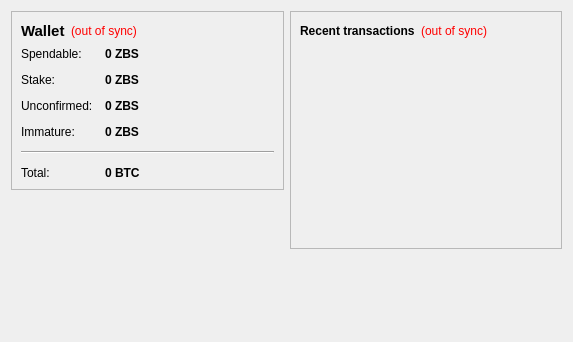
<?xml version="1.0" encoding="UTF-8"?>
<ui version="4.0">
 <class>OverviewPage</class>
 <widget class="QWidget" name="OverviewPage">
  <property name="geometry">
   <rect>
    <x>0</x>
    <y>0</y>
    <width>573</width>
    <height>342</height>
   </rect>
  </property>
  <property name="windowTitle">
   <string>Form</string>
  </property>
  <layout class="QHBoxLayout" name="horizontalLayout" stretch="1,1">
   <item>
    <layout class="QVBoxLayout" name="verticalLayout_2">
     <item>
      <widget class="QFrame" name="frame">
       <property name="frameShape">
        <enum>QFrame::StyledPanel</enum>
       </property>
       <property name="frameShadow">
        <enum>QFrame::Raised</enum>
       </property>
       <layout class="QVBoxLayout" name="verticalLayout_4">
        <item>
         <layout class="QHBoxLayout" name="horizontalLayout_4">
          <item>
           <widget class="QLabel" name="label_5">
            <property name="font">
             <font>
              <pointsize>11</pointsize>
              <weight>75</weight>
              <bold>true</bold>
             </font>
            </property>
            <property name="text">
             <string>Wallet</string>
            </property>
           </widget>
          </item>
          <item>
           <widget class="QLabel" name="labelWalletStatus">
            <property name="toolTip">
             <string>The displayed information may be out of date. Your wallet automatically synchronizes with the ZeroBankSystemsCoin network after a connection is established, but this process has not completed yet.</string>
            </property>
            <property name="styleSheet">
             <string notr="true">QLabel { color: red; }</string>
            </property>
            <property name="text">
             <string notr="true">(out of sync)</string>
            </property>
            <property name="alignment">
             <set>Qt::AlignLeading|Qt::AlignLeft|Qt::AlignVCenter</set>
            </property>
           </widget>
          </item>
          <item>
           <spacer name="horizontalSpacer_2">
            <property name="orientation">
             <enum>Qt::Horizontal</enum>
            </property>
            <property name="sizeHint" stdset="0">
             <size>
              <width>40</width>
              <height>20</height>
             </size>
            </property>
           </spacer>
          </item>
         </layout>
        </item>
        <item>
         <layout class="QFormLayout" name="formLayout_2">
          <property name="fieldGrowthPolicy">
           <enum>QFormLayout::AllNonFixedFieldsGrow</enum>
          </property>
          <property name="horizontalSpacing">
           <number>12</number>
          </property>
          <property name="verticalSpacing">
           <number>12</number>
          </property>
          <item row="0" column="0">
           <widget class="QLabel" name="label">
            <property name="text">
             <string>Spendable:</string>
            </property>
           </widget>
          </item>
          <item row="0" column="1">
           <widget class="QLabel" name="labelBalance">
            <property name="font">
             <font>
              <weight>75</weight>
              <bold>true</bold>
             </font>
            </property>
            <property name="cursor">
             <cursorShape>IBeamCursor</cursorShape>
            </property>
            <property name="toolTip">
             <string>Your current spendable balance</string>
            </property>
            <property name="text">
             <string notr="true">0 ZBS</string>
            </property>
            <property name="textInteractionFlags">
             <set>Qt::LinksAccessibleByMouse|Qt::TextSelectableByKeyboard|Qt::TextSelectableByMouse</set>
            </property>
           </widget>
          </item>
          <item row="1" column="0">
           <widget class="QLabel" name="label_6">
            <property name="text">
             <string>Stake:</string>
            </property>
           </widget>
          </item>
          <item row="1" column="1">
           <widget class="QLabel" name="labelStake">
            <property name="font">
             <font>
              <weight>75</weight>
              <bold>true</bold>
             </font>
            </property>
            <property name="cursor">
             <cursorShape>IBeamCursor</cursorShape>
            </property>
            <property name="toolTip">
             <string>Total of coins that was staked, and do not yet count toward the current balance</string>
            </property>
            <property name="text">
             <string notr="true">0 ZBS</string>
            </property>
            <property name="textInteractionFlags">
             <set>Qt::LinksAccessibleByMouse|Qt::TextSelectableByKeyboard|Qt::TextSelectableByMouse</set>
            </property>
           </widget>
          </item>
          <item row="2" column="0">
           <widget class="QLabel" name="label_3">
            <property name="text">
             <string>Unconfirmed:</string>
            </property>
           </widget>
          </item>
          <item row="2" column="1">
           <widget class="QLabel" name="labelUnconfirmed">
            <property name="font">
             <font>
              <weight>75</weight>
              <bold>true</bold>
             </font>
            </property>
            <property name="cursor">
             <cursorShape>IBeamCursor</cursorShape>
            </property>
            <property name="toolTip">
             <string>Total of transactions that have yet to be confirmed, and do not yet count toward the current balance</string>
            </property>
            <property name="text">
             <string notr="true">0 ZBS</string>
            </property>
            <property name="textInteractionFlags">
             <set>Qt::LinksAccessibleByMouse|Qt::TextSelectableByKeyboard|Qt::TextSelectableByMouse</set>
            </property>
           </widget>
          </item>
          <item row="3" column="0">
           <widget class="QLabel" name="labelImmatureText">
            <property name="text">
             <string>Immature:</string>
            </property>
           </widget>
          </item>
          <item row="3" column="1">
           <widget class="QLabel" name="labelImmature">
            <property name="font">
             <font>
              <weight>75</weight>
              <bold>true</bold>
             </font>
            </property>
            <property name="toolTip">
             <string>Mined balance that has not yet matured</string>
            </property>
            <property name="text">
             <string notr="true">0 ZBS</string>
            </property>
            <property name="textInteractionFlags">
             <set>Qt::LinksAccessibleByMouse|Qt::TextSelectableByKeyboard|Qt::TextSelectableByMouse</set>
            </property>
           </widget>
          </item>
          <item row="4" column="0" colspan="2">
           <widget class="Line" name="line">
            <property name="orientation">
             <enum>Qt::Horizontal</enum>
            </property>
           </widget>
          </item>
          <item row="5" column="0">
           <widget class="QLabel" name="labelTotalText">
            <property name="text">
             <string>Total:</string>
            </property>
           </widget>
          </item>
          <item row="5" column="1">
           <widget class="QLabel" name="labelTotal">
            <property name="font">
             <font>
              <weight>75</weight>
              <bold>true</bold>
             </font>
            </property>
            <property name="cursor">
             <cursorShape>IBeamCursor</cursorShape>
            </property>
            <property name="toolTip">
             <string>Your current total balance</string>
            </property>
            <property name="text">
             <string notr="true">0 BTC</string>
            </property>
            <property name="textInteractionFlags">
             <set>Qt::LinksAccessibleByMouse|Qt::TextSelectableByKeyboard|Qt::TextSelectableByMouse</set>
            </property>
           </widget>
          </item>
         </layout>
        </item>
       </layout>
      </widget>
     </item>
     <item>
      <spacer name="verticalSpacer">
       <property name="orientation">
        <enum>Qt::Vertical</enum>
       </property>
       <property name="sizeHint" stdset="0">
        <size>
         <width>20</width>
         <height>40</height>
        </size>
       </property>
      </spacer>
     </item>
    </layout>
   </item>
   <item>
    <layout class="QVBoxLayout" name="verticalLayout_3">
     <item>
      <widget class="QFrame" name="frame_2">
       <property name="frameShape">
        <enum>QFrame::StyledPanel</enum>
       </property>
       <property name="frameShadow">
        <enum>QFrame::Raised</enum>
       </property>
       <layout class="QVBoxLayout" name="verticalLayout">
        <item>
         <layout class="QHBoxLayout" name="horizontalLayout_2">
          <item>
           <widget class="QLabel" name="label_4">
            <property name="text">
             <string>&lt;b&gt;Recent transactions&lt;/b&gt;</string>
            </property>
           </widget>
          </item>
          <item>
           <widget class="QLabel" name="labelTransactionsStatus">
            <property name="toolTip">
             <string>The displayed information may be out of date. Your wallet automatically synchronizes with the ZeroBankSystemsCoin network after a connection is established, but this process has not completed yet.</string>
            </property>
            <property name="styleSheet">
             <string notr="true">QLabel { color: red; }</string>
            </property>
            <property name="text">
             <string notr="true">(out of sync)</string>
            </property>
            <property name="alignment">
             <set>Qt::AlignRight|Qt::AlignTrailing|Qt::AlignVCenter</set>
            </property>
           </widget>
          </item>
          <item>
           <spacer name="horizontalSpacer">
            <property name="orientation">
             <enum>Qt::Horizontal</enum>
            </property>
            <property name="sizeHint" stdset="0">
             <size>
              <width>40</width>
              <height>20</height>
             </size>
            </property>
           </spacer>
          </item>
         </layout>
        </item>
        <item>
         <widget class="QListView" name="listTransactions">
          <property name="styleSheet">
           <string notr="true">QListView { background: transparent; }</string>
          </property>
          <property name="frameShape">
           <enum>QFrame::NoFrame</enum>
          </property>
          <property name="verticalScrollBarPolicy">
           <enum>Qt::ScrollBarAlwaysOff</enum>
          </property>
          <property name="horizontalScrollBarPolicy">
           <enum>Qt::ScrollBarAlwaysOff</enum>
          </property>
          <property name="selectionMode">
           <enum>QAbstractItemView::NoSelection</enum>
          </property>
         </widget>
        </item>
       </layout>
      </widget>
     </item>
     <item>
      <spacer name="verticalSpacer_2">
       <property name="orientation">
        <enum>Qt::Vertical</enum>
       </property>
       <property name="sizeHint" stdset="0">
        <size>
         <width>20</width>
         <height>40</height>
        </size>
       </property>
      </spacer>
     </item>
    </layout>
   </item>
  </layout>
 </widget>
 <resources/>
 <connections/>
</ui>
